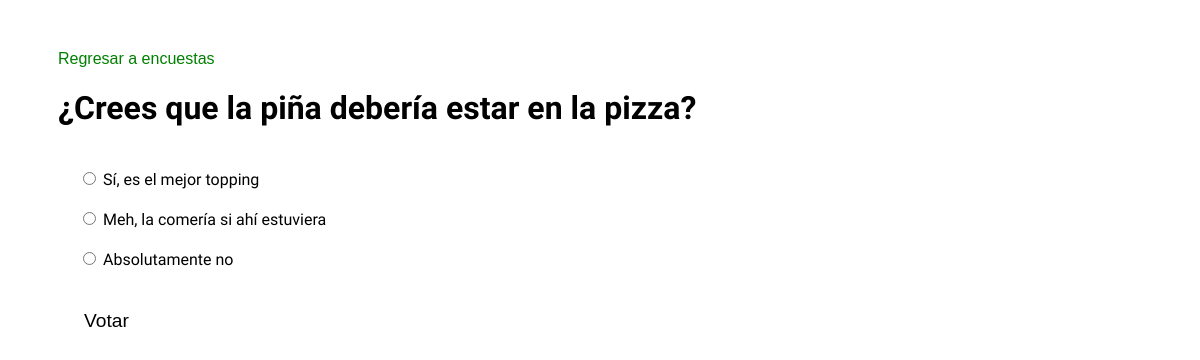
The app's page /polls/2/ with its own data.
### polls/models.py (models this page shows, shortened)
class Question(models.Model):
    question_text = models.CharField(max_length=200)
    pub_date = models.DateTimeField('date published')

class Choice(models.Model):
    question = models.ForeignKey(Question, on_delete=models.CASCADE)
    choice_text = models.CharField(max_length=200)
    votes = models.IntegerField(default=0)

### polls/views.py (the view)
# urls.py: path('<int:pk>/', views.DetailView.as_view(), name='detail'),
class DetailView(generic.DetailView):
    model = Question
    template_name = 'polls/detail.html'
    def get_queryset(self):
        return Question.objects.filter(pub_date__lte=timezone.now())

### polls/templates/polls/detail.html (shortened to what this page needs)
{% extends "polls/base.html" %}
{% block content %}
    <a href="{% url 'polls:index' %}">Regresar a encuestas</a>
    <h1>{{ question.question_text }}</h1>
    <form action="{% url 'polls:vote' question.id %}" method="POST">
        {% for choice in question.choice_set.all %}
            <div class="option">
                <input type="radio" name="choice" id="choice{{forloop.counter}}" value="{{choice.id}}">
                <label for="choice{{forloop.counter}}">{{choice.choice_text}}</label>
            </div>
        {% endfor %}
        <input type="submit" value="Votar">
    </form>
{% endblock content %}

### polls/static/polls/style.css (style rules this page uses)
body { color: black; background: white; font-family: 'Raleway', sans-serif; }
h1 { display: block; }
li, a { text-decoration: none; font-family: sans-serif; }
a { color: green; }
.option { margin: 20px; }
input[type="submit"] { font-size: larger; border: none; background: transparent; margin: 20px; }

### records on screen
Question: question_text "¿Crees que la piña debería estar en la pizza?"
Choice: choice_text "Sí, es el mejor topping"
Choice: choice_text "Meh, la comería si ahí estuviera"
Choice: choice_text "Absolutamente no"
